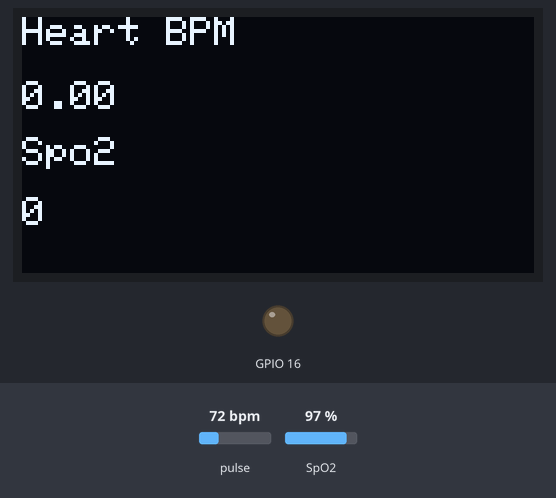
Simulated run of this sketch. Board: ESP8266 (NodeMCU). Parts: 128×64 one-colour display, output pins drawn as LEDs (lit = HIGH). Inputs (shaded band) come from the test bench; at power-on: pulse 72 bpm, SpO2 97 %. WiFi joins after 1.5 s; servers stay silent unless stated; what the sketch prints to the serial monitor is not drawn.

Above: at 3.0 s.
3.1 s: pulse set to 42 bpm
At 5.82 s:
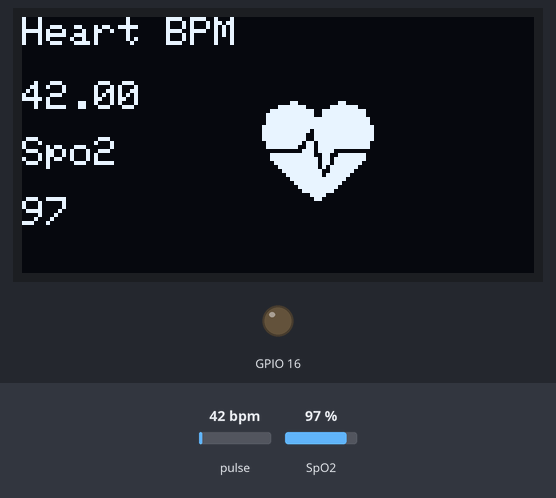
6.1 s: SpO2 set to 80 %
At 8.0 s:
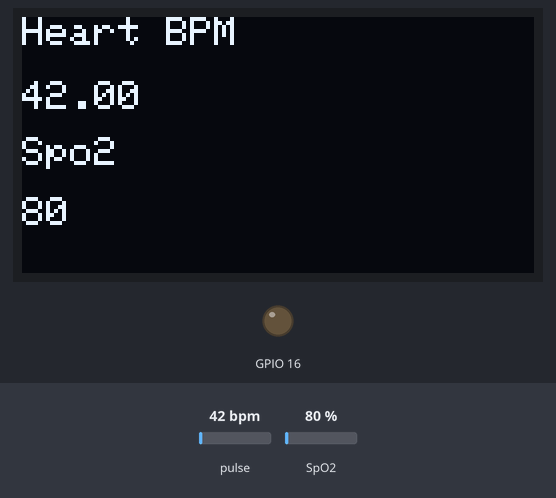
9.1 s: pulse set to 70 bpm
At 10.6 s:
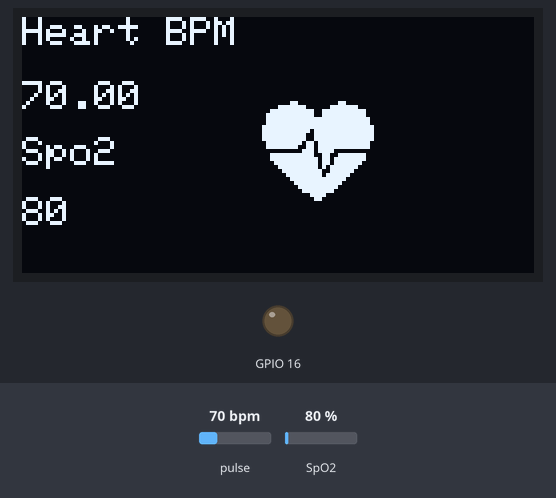
10.8 s: SpO2 set to 85 %
At 11.5 s:
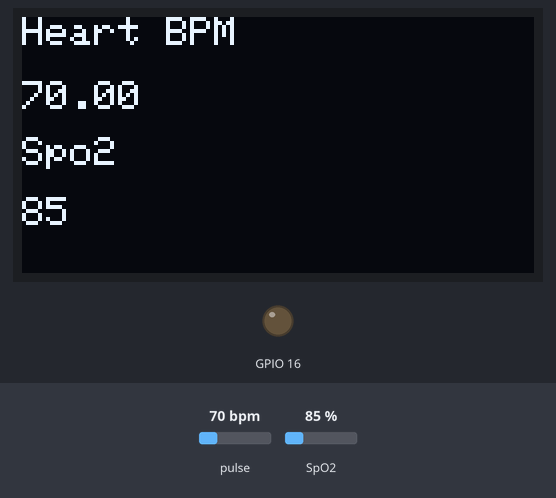
Timing chart, 0 to 13.8 s (numbered marks = the images above; inputs shaded):
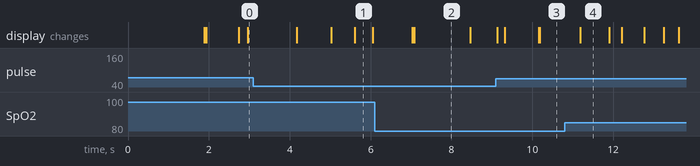

The sketch:

pulse_oximeter_detection.ino
```cpp
//Viral Science www.youtube.com/c/viralscience  www.viralsciencecreativity.com
//Pulse Heart Rate BPM and Oxygen SpO2 Monitor

#include <Wire.h>
#include "MAX30100_PulseOximeter.h"
#define BLYNK_PRINT Serial
#include <Blynk.h>
#include <ESP8266WiFi.h>
#include <BlynkSimpleEsp8266.h>

#include "Wire.h"
#include "Adafruit_GFX.h"
#include "OakOLED.h"

#define REPORTING_PERIOD_MS 1000
OakOLED oled;

char auth[] = "--------------------";             // Authentication Token Sent by Blynk
char ssid[] = "--------";        //WiFi SSID
char pass[] = "--------";        //WiFi Password

// Connections : SCL PIN - D1 , SDA PIN - D2 , INT PIN - D0
PulseOximeter pox;

float BPM, SpO2;
uint32_t tsLastReport = 0;

const unsigned char bitmap [] PROGMEM=
{
0x00, 0x00, 0x00, 0x00, 0x01, 0x80, 0x18, 0x00, 0x0f, 0xe0, 0x7f, 0x00, 0x3f, 0xf9, 0xff, 0xc0,
0x7f, 0xf9, 0xff, 0xc0, 0x7f, 0xff, 0xff, 0xe0, 0x7f, 0xff, 0xff, 0xe0, 0xff, 0xff, 0xff, 0xf0,
0xff, 0xf7, 0xff, 0xf0, 0xff, 0xe7, 0xff, 0xf0, 0xff, 0xe7, 0xff, 0xf0, 0x7f, 0xdb, 0xff, 0xe0,
0x7f, 0x9b, 0xff, 0xe0, 0x00, 0x3b, 0xc0, 0x00, 0x3f, 0xf9, 0x9f, 0xc0, 0x3f, 0xfd, 0xbf, 0xc0,
0x1f, 0xfd, 0xbf, 0x80, 0x0f, 0xfd, 0x7f, 0x00, 0x07, 0xfe, 0x7e, 0x00, 0x03, 0xfe, 0xfc, 0x00,
0x01, 0xff, 0xf8, 0x00, 0x00, 0xff, 0xf0, 0x00, 0x00, 0x7f, 0xe0, 0x00, 0x00, 0x3f, 0xc0, 0x00,
0x00, 0x0f, 0x00, 0x00, 0x00, 0x06, 0x00, 0x00, 0x00, 0x00, 0x00, 0x00, 0x00, 0x00, 0x00, 0x00
};

void onBeatDetected()
{
    Serial.println("Beat Detected!");
    oled.drawBitmap( 60, 20, bitmap, 28, 28, 1);
    oled.display();
}

void setup()
{
    Serial.begin(115200);
    oled.begin();
    oled.clearDisplay();
    oled.setTextSize(1);
    oled.setTextColor(1);
    oled.setCursor(0, 0);

    oled.println("Initializing pulse oximeter..");
    oled.display();

    pinMode(16, OUTPUT);
    Blynk.begin(auth, ssid, pass);

    Serial.print("Initializing Pulse Oximeter..");

    if (!pox.begin())
    {
         Serial.println("FAILED");
         oled.clearDisplay();
         oled.setTextSize(1);
         oled.setTextColor(1);
         oled.setCursor(0, 0);
         oled.println("FAILED");
         oled.display();
         for(;;);
    }
    else
    {
         oled.clearDisplay();
         oled.setTextSize(1);
         oled.setTextColor(1);
         oled.setCursor(0, 0);
         oled.println("SUCCESS");
         oled.display();
         Serial.println("SUCCESS");
         pox.setOnBeatDetectedCallback(onBeatDetected);
    }

    // The default current for the IR LED is 50mA and it could be changed by uncommenting the following line.
     //pox.setIRLedCurrent(MAX30100_LED_CURR_7_6MA);

}

void loop()
{
    pox.update();
    Blynk.run();

    BPM = pox.getHeartRate();
    SpO2 = pox.getSpO2();
     if (millis() - tsLastReport > REPORTING_PERIOD_MS)
    {
        Serial.print("Heart rate:");
        Serial.print(BPM);
        Serial.print(" SpO2:");
        Serial.print(SpO2);
        Serial.println(" %");

        Blynk.virtualWrite(V7, BPM);
        Blynk.virtualWrite(V8, SpO2);

        oled.clearDisplay();
        oled.setTextSize(1);
        oled.setTextColor(1);
        oled.setCursor(0,16);
        oled.println(pox.getHeartRate());

        oled.setTextSize(1);
        oled.setTextColor(1);
        oled.setCursor(0, 0);
        oled.println("Heart BPM");

        oled.setTextSize(1);
        oled.setTextColor(1);
        oled.setCursor(0, 30);
        oled.println("Spo2");

        oled.setTextSize(1);
        oled.setTextColor(1);
        oled.setCursor(0,45);
        oled.println(pox.getSpO2());
        oled.display();

        tsLastReport = millis();
    }
}
```

Measured:
- after the input at 6.1 s, the display: first differs from a run without the input after 0.98 s (image 2)
- after the input at 9.1 s, the display: first changes at once (image 3 shows a later state)
- after the input at 10.8 s, the display: changes after 0.39 s (image 4)
- what the display in image 1 shows lasts 0.4 s, from 5.6 s to 6.0 s
- what the display in image 2 shows lasts 1.4 s, from 7.1 s to 8.5 s
- what the display in image 4 shows lasts 0.7 s, from 11.2 s to 11.9 s
